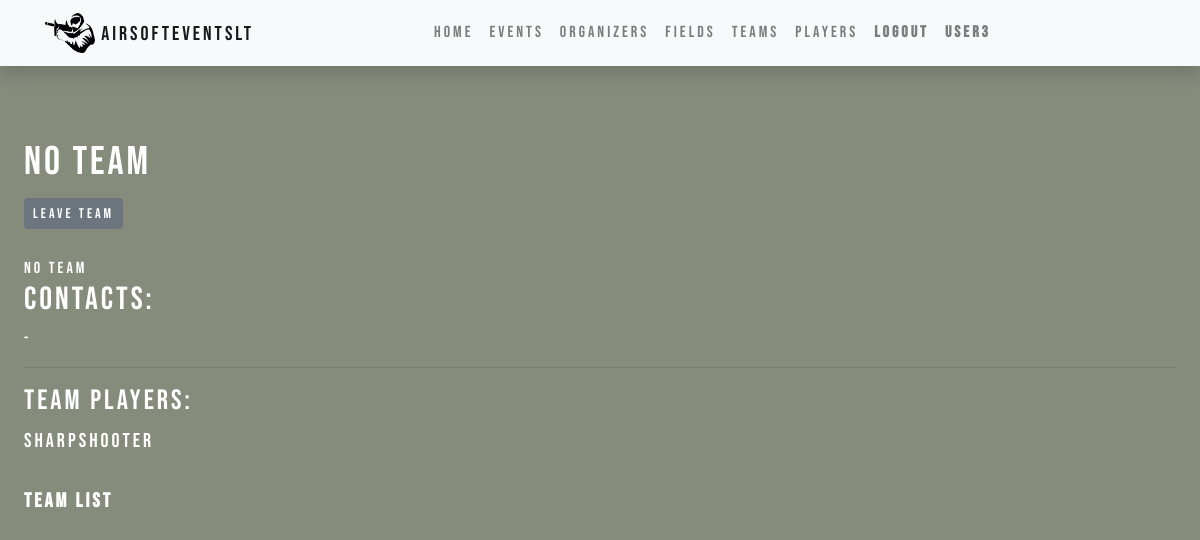
The page /teams/9adad960-563b-449c-9d81-a73423136f9e (signed in) on the database as committed earlier.
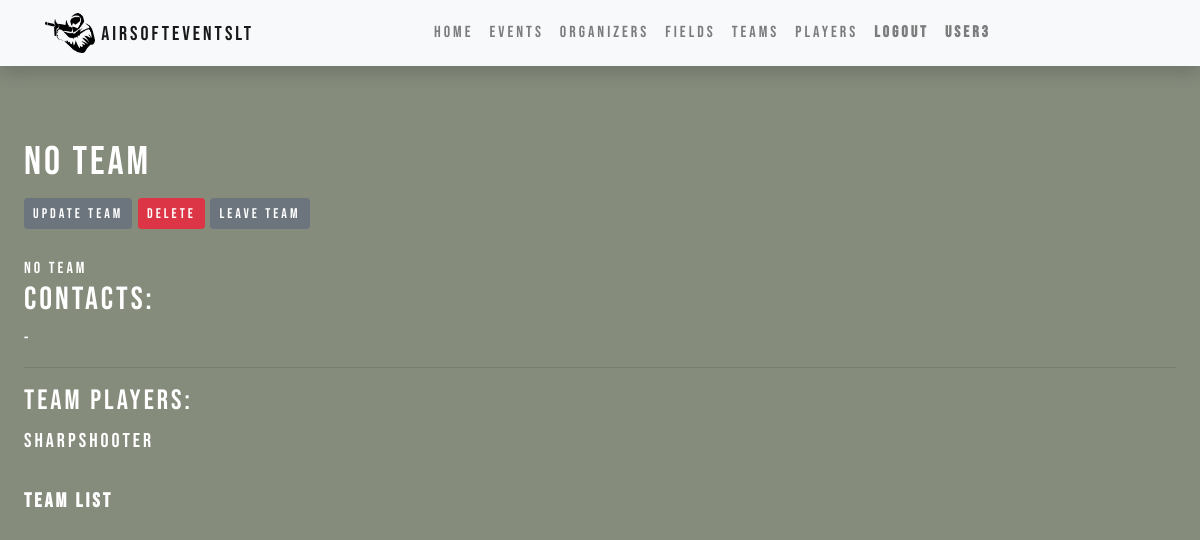
The same page on the database as committed later.
### teams/views.py (the view)
# urls.py: path('<uuid:pk>', views.TeamDetailView.as_view(), name='team_detail'),
class TeamDetailView(generic.DetailView):
    model = Team
    template_name = 'team_detail.html'

### teams/templates/team_detail.html (shortened to what this page needs)
{% extends "base.html" %}
{% block content %}
<div class='indented main-font'>
    <h1>{{ team.name }}</h1>
    {% if user.profile.player.team == team %}
        {% if user.profile.player.team_leader == True %}
            <a class="btn btn-secondary btn-sm mt-1 mb-1" href="{% url 'update_team' team.pk %}">Update team</a>
            <a class="btn btn-danger btn-sm mt-1 mb-1" href="{% url 'delete_team' team.pk %}">Delete</a>
        {% endif %}
        <a class="btn btn-secondary btn-sm mt-1 mb-1" href="{% url 'leave_team' team.pk %}">Leave team</a>
    {% endif %}
    <br>
    <br>
    {{ user.profile.player.team.name }}
    <h2>Contacts:</h2>
    <div>{{ team.contacts }}</div>
    <hr>
    <h3>Team players:</h3>
    <div>
    {% if team.players.all %}
        {% for i in team.players.all %}
        <a class='link' href="{% url 'player_detail' i.pk %}"><div>{{ i.n_name }}</div></a>
        {% endfor %}
    {% else %}
        <div>No players in team yet</div>
    {% endif %}
    <br>
    </div>
    <a class='link' href="{% url 'teams' %}"><div style='font-size:20px'><strong>Team list</strong></div></a>
</div>
{% endblock %}

Rows that differ between the two databases and show on the page:
changed Player "SharpShooter": team_leader False → True (drawn)
Other text that changed with them:
text now shown: "Update team Delete"
